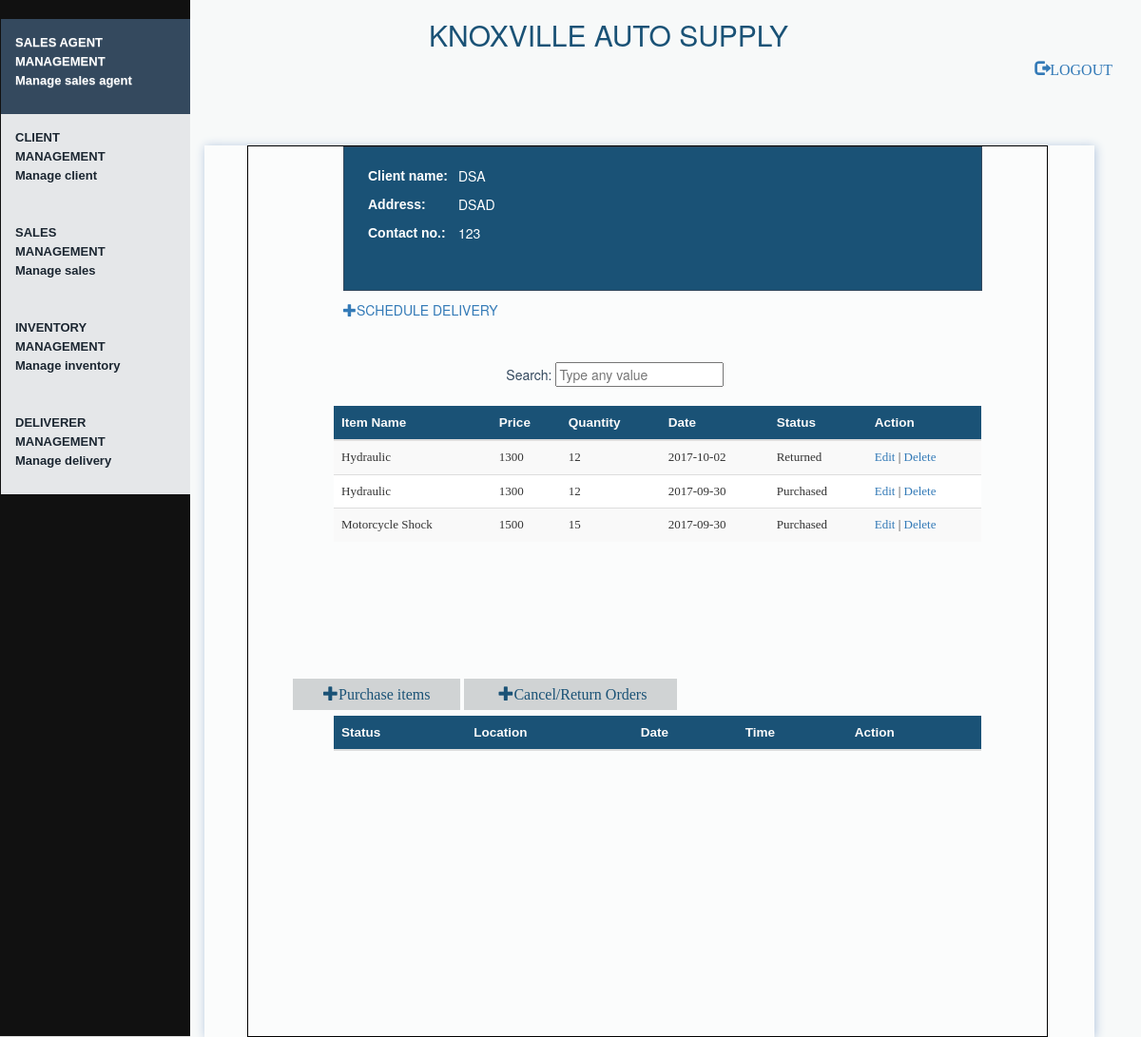
The page /knoxville/viewTransaction/17 on the database its author committed.
### tables this page shows
CREATE TABLE `client` (
  `clientID` int(11) NOT NULL,
  `client_name` varchar(50) NOT NULL,
  `address` varchar(50) NOT NULL,
  `contact_no` varchar(11) NOT NULL
);

CREATE TABLE `item` (
  `itemID` int(11) NOT NULL,
  `item_desc` varchar(30) NOT NULL,
  `stocks` int(11) NOT NULL DEFAULT '0'
);

CREATE TABLE `transaction` (
  `transID` int(11) NOT NULL,
  `date` date NOT NULL,
  `time` time NOT NULL,
  `status` varchar(10) NOT NULL,
  `unit_price` int(11) NOT NULL,
  `quantity` int(11) NOT NULL DEFAULT '1',
  `itemID` int(11) NOT NULL,
  `orderID` int(11) NOT NULL
);

### application/controllers/knoxville.php (called while the page is built, shortened)
<?php
class Knoxville extends CI_Controller {
    public function __construct(){
        $this->load->model('client_model','Client');
        $this->load->model('sales_agent_model','SalesAgent');
		$this->load->model('order_model','Order');
		$this->load->model('item_model','Item');
		$this->load->model('transaction_model','Transaction');
		$this->load->model('deliverer_model','Deliverer');
		$this->load->model('shipment_model','Shipment');
		$this->load->model('shipment_status_model','ShipStatus');
    }
	public function viewTransaction($orderID){
        $condition = array('orderID' => $orderID);
		$orderRec = $this->Order->read($condition);
		$data['orderID'] = $orderID;
		 foreach($orderRec as $o){
            $clientID = $o['clientID'];
        }
		$condition = array('clientID' => $clientID);
        $clientRec = $this->Client->read($condition);
		 foreach($clientRec as $o){
            $data['cname'] = $o['client_name'];
            $data['cadd'] = $o['address'];
			$data['cnum'] = $o['contact_no'];
        }
		$condition = array('orderID' => $orderID);
		$transRec = $this->Transaction->read($condition);
		$data['trans'] = $transRec;
		$result_array = $this->Item->read();
		$data['items'] = $result_array;
        $shipRec = false;
		$data['ship'] = $shipRec;
		$header_data['title'] = "Order#$orderID: Order Details";
		$this->load->view('include/header',$header_data);
        $this->load->view('trans_view',$data);
    }
}

### index.php (called while the page is built, shortened)
<?php
require_once BASEPATH.'core/CodeIgniter.php';

### application/models/client_model.php (called while the page is built, shortened)
<?php
class Client_model extends CI_Model {
    private $table = 'client';
    function read($condition=null){
        $this->db->select('*');
        $this->db->from($this->table);
        if(isset($condition))
            $this->db->where($condition);
        $query = $this->db->get();
        if($query->num_rows()>0)
            return $query->result_array();
        else
            return false;
    }
}
?>

### application/models/transaction_model.php (called while the page is built, shortened)
<?php
class Transaction_model extends CI_Model {
    private $table = 'transaction';
    function read($condition=null){
        $this->db->select('*');
        $this->db->from($this->table);
        $this->db->order_by('date','desc');
        if(isset($condition))
            $this->db->where($condition);
        $query = $this->db->get();
        if($query->num_rows()>0)
            return $query->result_array();
        else
            return false;
    }
}
?>

### application/models/item_model.php (called while the page is built, shortened)
<?php
class Item_model extends CI_Model {
    private $table = 'item';
    function read($condition=null){
        $this->db->select('*');
        $this->db->from($this->table);
        $query = $this->db->get();
        if($query->num_rows()>0)
            return $query->result_array();
        else
            return false;
    }
}
?>

### application/views/trans_view.php (the view, shortened to what this page needs)
<!DOCTYPE html>
<div class="tab-content">
<div class="contentNested">
	<div class="sales">
		<p class="font"><b>Client name:</b></p> <p class="text1"><?php echo $cname?></p>
		<p class="font"><b>Address:</b></p> <p class="text1"> <?php echo $cadd?> </p>
		<p class="font"><b>Contact no.:</b></p> <p class="text1"><?php echo $cnum?></p>
		<br />
	</div>
	<br />
	<br />
	<p class="text1"><a href="<?php echo base_url('knoxville/addSched/'.$orderID) ?>"><span class="glyphicon glyphicon-plus"> </span>Schedule Delivery</a></a></p>
		<div class="search1">
			Search: <input type="text" id="myInput" onkeyup="Transaction()" placeholder="Type any value" title="Type ANY value">
		</div>
		<div class="table-responsive table">
		<table class="table table-striped">
			<thead>
				<tr id="trHead">
					<th>Item Name</th>
					<th>Price</th>
					<th>Quantity</th>
					<th>Date</th>
					<th>Status</th>
					<th>Action</th>
				</tr>
			</thead>
			<tbody>
				<?php
					foreach($trans as $t){
						echo "<tr><td>";
						foreach($items as $i)
						{
							if ($t['itemID'] == $i['itemID'])
							echo $i['item_desc'];
						}
						echo '</td><td>'.$t['unit_price'].'</td><td>'.$t['quantity'].'</td><td>'.$t['date'].'</td><td>'.$t['status'].'</td><td><a href="'.base_url('knoxville/updateTransaction/'.$t['transID']).'">Edit</a> | <a href="'.base_url('knoxville/delTransaction/'.$t['transID']).'/'.$orderID.'">Delete</a></td></tr>';
						}
				?>
			</tbody>
		</table>
		   <table class="table table-striped">
			<thead>
				<tr id="trHead">
					<th>Status</th>
					<th>Location</th>
					<th>Date</th>
					<th>Time</th>
					<th>Action</th>
				</tr>
			</thead>
			 <tbody>
				<a href="<?php echo base_url('knoxville/addPurchase/'.$orderID.'') ?>" class="sub">
		<span class="glyphicon glyphicon-plus"> </span>Purchase items</a>
		<a href="<?php echo base_url('knoxville/addRefund/'.$orderID.'') ?>" class="sub">
		<span class="glyphicon glyphicon-plus"> </span>Cancel/Return Orders</a>
			</tbody>
		</table>
		</div>
	</div>
	</div>
</body>
</html>

### assets/css/MyCSS.css (style rules this page uses)
body { background-color: #F7F9F9; }
.tab-content { margin-left: 200px; width: 80%; background-color: #FBFCFC; box-shadow: 1px 1px 10px #B0C4DE; }
.table { margin: 10px 45px 150px; width:90%; max-height: 700px; overflow: scroll; }
.search1 { color: #34495E; float: right; margin-right: 340px; margin-top: 35px; margin-bottom: 10px; }
.sales { border: 1px solid #34495E; padding: 20px; background: #1A5276; color: #fff; width: 80%; margin-left: 100px; }
tr#trHead { font-family: sans-serif; font-weight: bold; font-size: 13.5px; color:#FAFAFA; background-color: #1A5276; }
tbody { font-family: verdana; font-size: 13px; }
.sub { font-family: Verdana; font-size: 16px; background-color: #D0D3D4; color: #1A5276; border: none; padding:8px 32px; text-decoration: none; margin: 20px 2px; cursor: pointer; }
.font { margin-left:5px; font-family: sans-serif; font-weight: bold; font-size: 14px; }
.text1 { margin-top:-30px; margin-left: 100px; text-transform: uppercase; }
.contentNested { width: 90%; margin-top: 50px; margin-left: 45px; border: 1px solid black; }

### rows shown on the page
client: client_name "DSA", address "DSAD", contact_no "123"
transaction: unit_price "1300", quantity "12", date "2017-10-02", status "Returned"
item: item_desc "Hydraulic"
transaction: unit_price "1300", quantity "12", date "2017-09-30", status "Purchased"
transaction: unit_price "1500", quantity "15", date "2017-09-30", status "Purchased"
item: item_desc "Motorcycle Shock"
